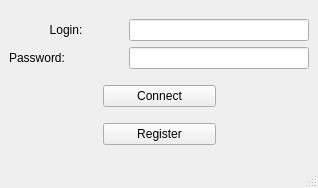
<?xml version="1.0" encoding="UTF-8"?>
<ui version="4.0">
 <class>AuthorizationWindow</class>
 <widget class="QMainWindow" name="AuthorizationWindow">
  <property name="geometry">
   <rect>
    <x>0</x>
    <y>0</y>
    <width>318</width>
    <height>188</height>
   </rect>
  </property>
  <property name="minimumSize">
   <size>
    <width>318</width>
    <height>188</height>
   </size>
  </property>
  <property name="maximumSize">
   <size>
    <width>318</width>
    <height>188</height>
   </size>
  </property>
  <property name="windowTitle">
   <string>Authorization</string>
  </property>
  <widget class="QWidget" name="centralwidget">
   <layout class="QVBoxLayout" name="verticalLayout_2">
    <item>
     <layout class="QVBoxLayout" name="verticalLayout">
      <item>
       <layout class="QHBoxLayout" name="horizontalLayout">
        <item>
         <widget class="QLabel" name="label">
          <property name="styleSheet">
           <string notr="true">font: 18pt &quot;MS Shell Dlg 2&quot;;</string>
          </property>
          <property name="text">
           <string>Login:</string>
          </property>
          <property name="alignment">
           <set>Qt::AlignmentFlag::AlignCenter</set>
          </property>
         </widget>
        </item>
        <item>
         <widget class="QLineEdit" name="loginEdit">
          <property name="minimumSize">
           <size>
            <width>180</width>
            <height>0</height>
           </size>
          </property>
          <property name="maximumSize">
           <size>
            <width>180</width>
            <height>16777215</height>
           </size>
          </property>
         </widget>
        </item>
       </layout>
      </item>
      <item>
       <layout class="QHBoxLayout" name="horizontalLayout_2">
        <item>
         <widget class="QLabel" name="label_2">
          <property name="styleSheet">
           <string notr="true">font: 18pt &quot;MS Shell Dlg 2&quot;;</string>
          </property>
          <property name="text">
           <string>Password:</string>
          </property>
         </widget>
        </item>
        <item>
         <widget class="QLineEdit" name="passEdit">
          <property name="minimumSize">
           <size>
            <width>180</width>
            <height>0</height>
           </size>
          </property>
          <property name="maximumSize">
           <size>
            <width>180</width>
            <height>16777215</height>
           </size>
          </property>
         </widget>
        </item>
       </layout>
      </item>
     </layout>
    </item>
    <item>
     <layout class="QHBoxLayout" name="horizontalLayout_3">
      <item>
       <spacer name="horizontalSpacer">
        <property name="orientation">
         <enum>Qt::Orientation::Horizontal</enum>
        </property>
        <property name="sizeHint" stdset="0">
         <size>
          <width>40</width>
          <height>20</height>
         </size>
        </property>
       </spacer>
      </item>
      <item>
       <widget class="QPushButton" name="connectBut">
        <property name="minimumSize">
         <size>
          <width>113</width>
          <height>0</height>
         </size>
        </property>
        <property name="text">
         <string>Connect</string>
        </property>
       </widget>
      </item>
      <item>
       <spacer name="horizontalSpacer_2">
        <property name="orientation">
         <enum>Qt::Orientation::Horizontal</enum>
        </property>
        <property name="sizeHint" stdset="0">
         <size>
          <width>40</width>
          <height>20</height>
         </size>
        </property>
       </spacer>
      </item>
     </layout>
    </item>
    <item>
     <layout class="QHBoxLayout" name="horizontalLayout_4">
      <item>
       <spacer name="horizontalSpacer_3">
        <property name="orientation">
         <enum>Qt::Orientation::Horizontal</enum>
        </property>
        <property name="sizeHint" stdset="0">
         <size>
          <width>40</width>
          <height>20</height>
         </size>
        </property>
       </spacer>
      </item>
      <item>
       <widget class="QPushButton" name="registrBut">
        <property name="minimumSize">
         <size>
          <width>113</width>
          <height>0</height>
         </size>
        </property>
        <property name="text">
         <string>Register</string>
        </property>
       </widget>
      </item>
      <item>
       <spacer name="horizontalSpacer_4">
        <property name="orientation">
         <enum>Qt::Orientation::Horizontal</enum>
        </property>
        <property name="sizeHint" stdset="0">
         <size>
          <width>40</width>
          <height>20</height>
         </size>
        </property>
       </spacer>
      </item>
     </layout>
    </item>
   </layout>
  </widget>
  <widget class="QMenuBar" name="menubar">
   <property name="geometry">
    <rect>
     <x>0</x>
     <y>0</y>
     <width>318</width>
     <height>25</height>
    </rect>
   </property>
  </widget>
  <widget class="QStatusBar" name="statusbar"/>
 </widget>
 <resources/>
 <connections/>
</ui>
